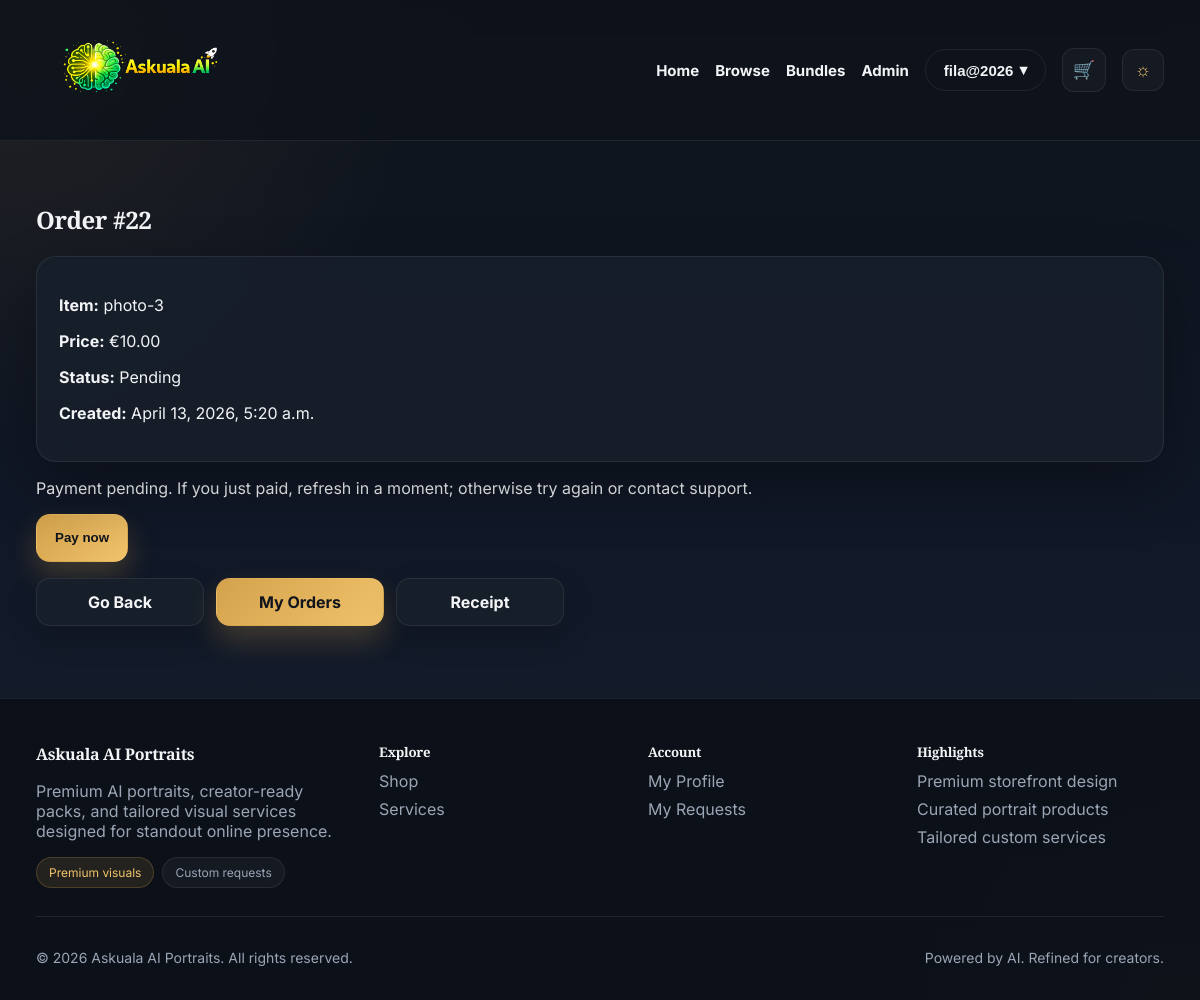
The page /payments/orders/22/ (signed in) on the database its author committed.
### payments/models.py (models this page shows, shortened)
class Order(models.Model):
    STATUS_CHOICES = [
        ('pending', 'Pending'),
        ('paid', 'Paid'),
        ('failed', 'Failed'),
        ('cancelled', 'Cancelled'),
    ]
    user = models.ForeignKey(settings.AUTH_USER_MODEL, on_delete=models.CASCADE, related_name='orders')
    product = models.ForeignKey('shop.Product', on_delete=models.PROTECT, related_name='orders', null=True, blank=True)
    bundle_label = models.CharField(max_length=150, blank=True)
    bundle_count = models.PositiveIntegerField(null=True, blank=True)
    price_snapshot = models.DecimalField(max_digits=8, decimal_places=2)
    status = models.CharField(max_length=20, choices=STATUS_CHOICES, default='pending')
    created_at = models.DateTimeField(auto_now_add=True)
    stripe_session_id = models.CharField(max_length=255, blank=True)
    class Meta:
        ordering = ['-created_at']

### shop/models.py (models this page shows, shortened)
class Product(models.Model):
    title = models.CharField(max_length=200)
    image_url = models.URLField(blank=True, null=True)
    slug = models.SlugField(unique=True)
    description = models.TextField()
    price = models.DecimalField(max_digits=6, decimal_places=2)
    is_active = models.BooleanField(default=True)
    created_at = models.DateTimeField(auto_now_add=True)

### payments/views.py (the view)
# urls.py: path('orders/<int:pk>/', order_detail, name='order_detail'),
@login_required
def order_detail(request, pk):
    order = get_object_or_404(Order, pk=pk, user=request.user)
    paid_flag = request.GET.get('paid')
    if paid_flag and order.status != 'paid':
        order.status = 'paid'
        order.save(update_fields=['status'])
        Payment.objects.filter(order=order).update(status='succeeded', paid_at=timezone.now())
    return render(request, 'payments/order_detail.html', {'order': order})

### home/templatetags/nav_extras.py (called while the page is built)
@register.filter
def starts_with(value, arg):
    try:
        return str(value).startswith(str(arg))
    except Exception:
        return False

### shop/context_processors.py (called while the page is built)
def cart_count(request):
    cart = request.session.get('cart', {})
    count = sum(item.get('quantity', 0) for item in cart.values())
    return {
        'cart_count': count,
    }

### templates/payments/order_detail.html (shortened to what this page needs)
{% extends 'base.html' %}
{% block content %}
<section>
    <h2>Order #{{ order.id }}</h2>
    <div class="gallery-card">
        <p><strong>Item:</strong>
            {% if order.product %}
                {{ order.product.title }}
            {% else %}
                {{ order.bundle_label|default:"Prompt Bundle" }}
                {% if order.bundle_count %} ({{ order.bundle_count }} prompts){% endif %}
            {% endif %}
        </p>
        <p><strong>Price:</strong> €{{ order.price_snapshot }}</p>
        <p><strong>Status:</strong> {{ order.get_status_display }}</p>
        <p><strong>Created:</strong> {{ order.created_at }}</p>
    </div>
    {% if order.status == 'paid' %}
        <p>Payment received. We’ll send your download/fulfillment details shortly.</p>
    {% else %}
        <p>Payment pending. If you just paid, refresh in a moment; otherwise try again or contact support.</p>
        {% if order.product %}
            <form method="post" action="{% url 'buy_now' order.product.slug %}">
                <button type="submit" class="btn-primary">Pay now</button>
            </form>
        {% endif %}
    {% endif %}
    <div class="cta-row" style="margin-top:16px;">
        <a href="javascript:history.back()" class="btn-secondary">Go Back</a>
        <a href="{% url 'order_list' %}" class="btn-primary">My Orders</a>
        <a href="{% url 'order_receipt' order.pk %}" class="btn-secondary">Receipt</a>
    </div>
</section>
{% endblock %}

### templates/includes/navbar.html (shortened to what this page needs)
{% load static nav_extras %}
<header class="site-header">
    <nav class="site-nav container">
        <a href="{% url 'home' %}" class="brand-link" aria-label="Askuala AI Portraits home">
            <img
                src="{% static 'img/askuala-logo.png' %}"
                alt="Askuala AI Portraits"
                class="logo logo-large"
            >
        </a>
        {% url 'home' as home_url %}
        {% url 'browse' as browse_url %}
        {% url 'ai_bundles' as ai_bundles_url %}
        {% url 'cart_view' as cart_url %}
        <ul class="nav-menu">
            <li><a href="{{ home_url }}" class="{% if request.path == home_url %}active{% endif %}">Home</a></li>
            <li><a href="{{ browse_url }}" class="{% if request.path|starts_with:browse_url %}active{% endif %}">Browse</a></li>
            <li><a href="{{ ai_bundles_url }}" class="{% if request.path|starts_with:ai_bundles_url %}active{% endif %}">Bundles</a></li>
            {% if user.is_staff %}
                <li><a href="{% url 'admin:index' %}" target="_blank" rel="noopener">Admin</a></li>
            {% endif %}
            {% if user.is_authenticated %}
                <li class="nav-user">
                    <button class="nav-btn nav-btn-outline nav-user-toggle" aria-haspopup="true" aria-expanded="false">
                        {{ user.get_full_name|default:user.username }}
                        <span aria-hidden="true">▾</span>
                    </button>
                </li>
                <li>
                    <a href="{{ cart_url }}" class="cart-nav-link {% if request.path|starts_with:cart_url %}active{% endif %}" aria-label="View cart">
                        <span class="cart-nav-icon">🛒</span>
                    </a>
                </li>
            {% else %}
                <li><a href="{% url 'signup' %}" class="nav-btn nav-btn-outline">Sign Up</a></li>
                <li><a href="{% url 'login' %}" class="nav-btn nav-btn-solid">Login</a></li>
            {% endif %}
            <li>
                <button id="themeToggle" class="theme-toggle" aria-label="Toggle theme">☼</button>
            </li>
        </ul>
    </nav>
</header>

### rows shown on the page
Order: id "22", product "photo-3", price_snapshot "10.00", status "Pending", created_at "April 13, 2026, 5:20 a.m."

### other values the page prints
{{ user.get_full_name|default:user.username }} "fila@2026"
